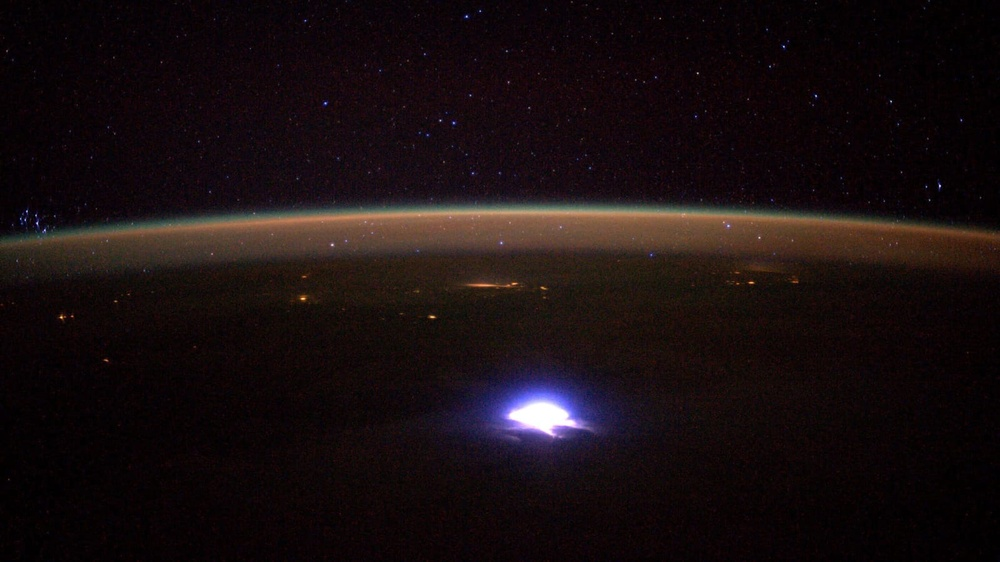
//> input picture ex2/images/luz.jpg, 1000 x 562 px, shrunk from 1600 x 899 before the run
$ ./detectacao2   (built with g++ and OpenCV 4)
//> lines starting //> are read from the running program, lines starting //| are printed output that depends on the picture; after the words box and inside, x2 and y2 are one past the last pixel; in counts of white or black regions, pixels touching at a corner belong together
//Lógica 2, transformar a imagem em preto e branco e aplicar a máscara.

#include <opencv2/opencv.hpp>
#include <stdio.h>

int main() {

    using namespace cv; // namespace para não precisar ficar repetindo

    Mat image = imread("images/luz.jpg"); // Carregar a imagem
//> image is the input picture: 562 rows x 1000 cols, CV_8UC3; mean B, G, R 15.5, 14, 23.7

    if (image.empty()) { // Verificar se a imagem foi carregada corretamente ou se o caminho está errado
        printf("Erro ao carregar a imagem!\n"); // Usando fprintf para erro
        return -1;
    }

    Mat peb; // converter a imagem para cinza
    cvtColor(image, peb, COLOR_BGR2GRAY);
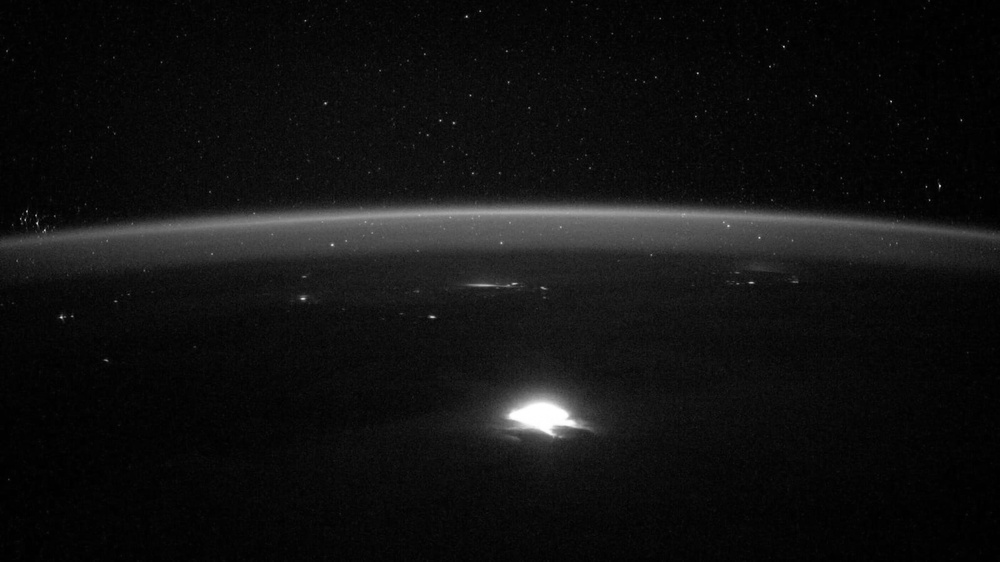
//> peb: 562 rows x 1000 cols, CV_8UC1; min 0, max 255, mean 17.1

    int minimo = 200; // Tons próximos ao branco
    int maximo = 255; // Branco puro

    Mat mascara;
    inRange(peb, Scalar(minimo), Scalar(maximo), mascara);
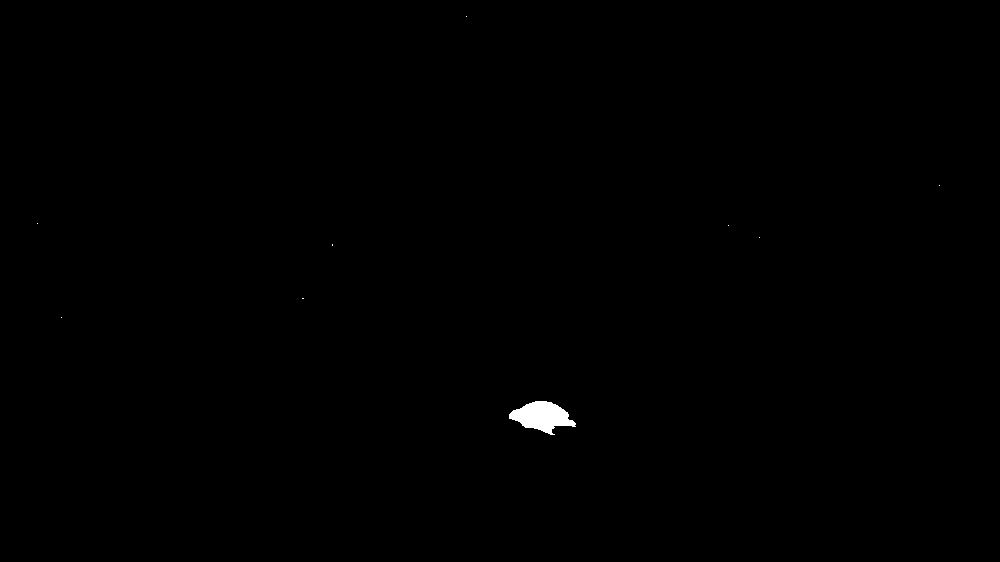
//> mascara: 562 rows x 1000 cols, CV_8UC1; 0.24% white; 9 white regions (8 under 20 px), largest, box (x1, y1, x2, y2) and area: (509, 401, 576, 435) 1326

    // Aplicar a máscara à imagem original
    Mat resultado;
    bitwise_and(peb, peb, resultado, mascara);


    imshow("Img Og", image); // mostrar a imagem original

    imshow("Img cinza", resultado); // mostrar a imagem cinza

    waitKey(0); // esperar até que uma tecla seja pressionada

    destroyAllWindows(); // Fechar todas as janelas criadas com o imshow

    return 0;
}
